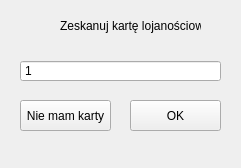
<?xml version="1.0" encoding="UTF-8"?>
<ui version="4.0">
 <class>Skanowanie_Karty_2</class>
 <widget class="QMainWindow" name="Skanowanie_Karty_2">
  <property name="geometry">
   <rect>
    <x>0</x>
    <y>0</y>
    <width>241</width>
    <height>168</height>
   </rect>
  </property>
  <property name="sizePolicy">
   <sizepolicy hsizetype="Fixed" vsizetype="Fixed">
    <horstretch>0</horstretch>
    <verstretch>0</verstretch>
   </sizepolicy>
  </property>
  <property name="windowTitle">
   <string>Zeskanuj kartę lojalnościową</string>
  </property>
  <widget class="QWidget" name="centralwidget">
   <widget class="QLabel" name="label">
    <property name="geometry">
     <rect>
      <x>60</x>
      <y>0</y>
      <width>141</width>
      <height>51</height>
     </rect>
    </property>
    <property name="text">
     <string>Zeskanuj kartę lojanościową</string>
    </property>
   </widget>
   <widget class="QSpinBox" name="spinBox">
    <property name="geometry">
     <rect>
      <x>20</x>
      <y>60</y>
      <width>201</width>
      <height>22</height>
     </rect>
    </property>
    <property name="buttonSymbols">
     <enum>QAbstractSpinBox::NoButtons</enum>
    </property>
    <property name="minimum">
     <number>1</number>
    </property>
    <property name="maximum">
     <number>1000000000</number>
    </property>
   </widget>
   <widget class="QPushButton" name="okButton">
    <property name="geometry">
     <rect>
      <x>130</x>
      <y>100</y>
      <width>91</width>
      <height>31</height>
     </rect>
    </property>
    <property name="text">
     <string>OK</string>
    </property>
   </widget>
   <widget class="QPushButton" name="brak_kartyButton">
    <property name="geometry">
     <rect>
      <x>20</x>
      <y>100</y>
      <width>91</width>
      <height>31</height>
     </rect>
    </property>
    <property name="text">
     <string>Nie mam karty</string>
    </property>
   </widget>
  </widget>
 </widget>
 <resources/>
 <connections/>
</ui>
